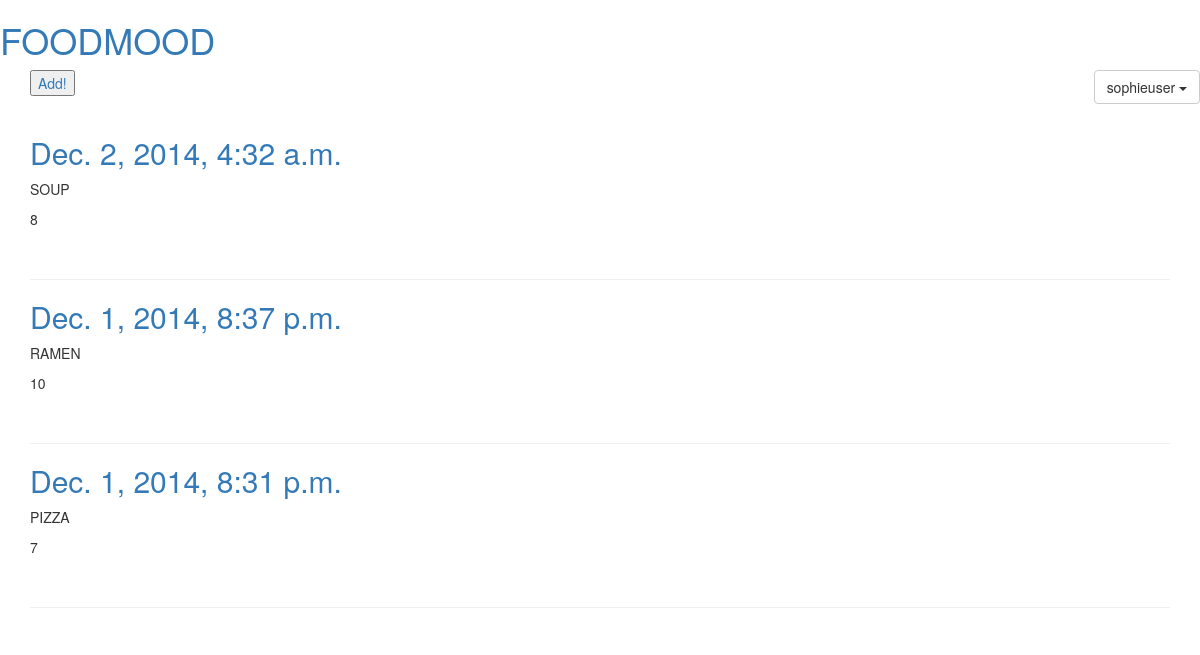
The app's page /food_mood/entries/ (signed in), older data.
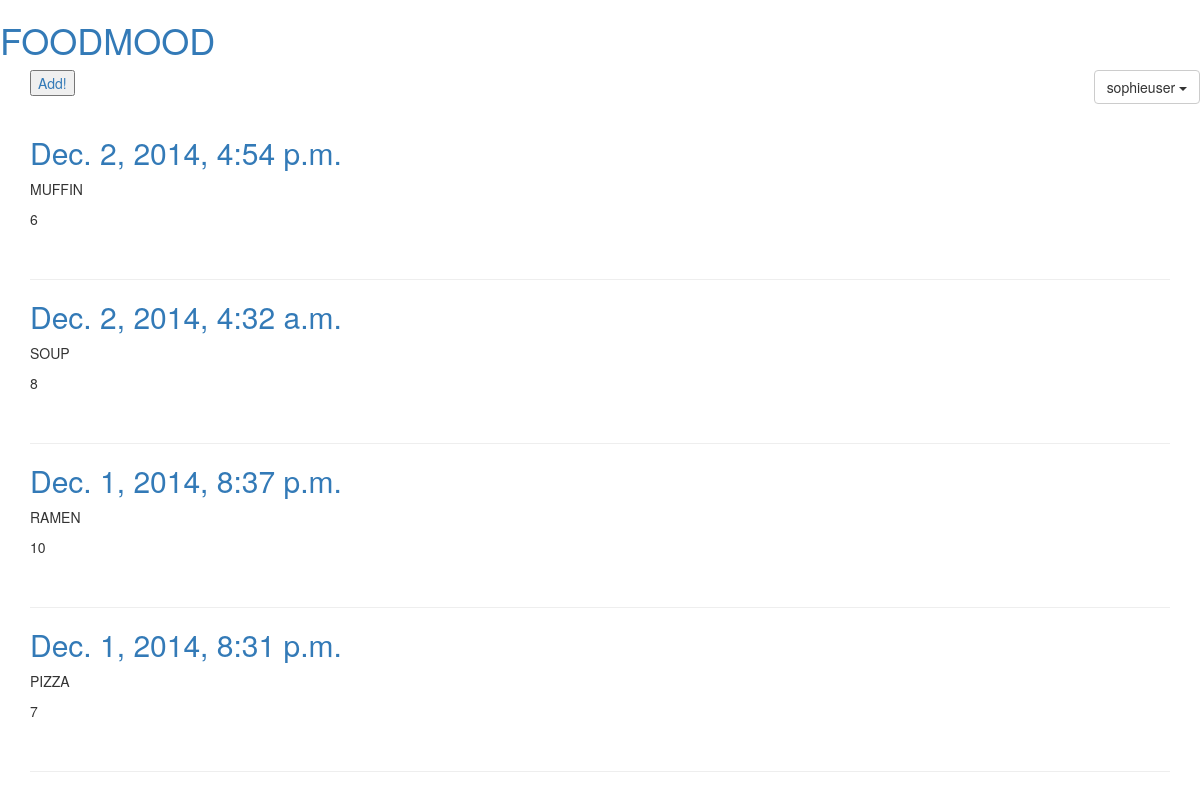
The same page, newer data.
### food_mood/models.py (models this page shows, shortened)
class Entry(models.Model):
    meal = models.IntegerField(default=1)   #number of the meal, 1 for first, etc
    food = models.CharField(max_length=200)
    mood = models.IntegerField(default=10)  #mood from 1 sucky to 10 the best
    pub_date = models.DateTimeField('date published', auto_now_add=True)
    eater = models.ForeignKey(User, blank=True, null=True, on_delete=models.SET_NULL, related_name='entries')

### food_mood/views.py (the view)
class EntryView(generic.ListView):
    template_name = 'food_mood/entries.html'
    context_object_name = 'foodmood_list'
    def get_queryset(self):
        return Entry.objects.filter(eater = self.request.user).order_by('-pub_date')

### templates/food_mood/entries.html
{% extends 'food_mood/base.html' %}
{% block content %}
	<a href="add"><button type="button" class="btn-add">Add!</button></a><br /><br />
	{% for entry in foodmood_list %}
	<section class="entry">
	<h2><a href="{% url 'food_mood:entry' entry.id %}">{{ entry.pub_date }}</a></h2>
		<p>{{ entry.food | upper }}</p>
		<p>{{ entry.mood }}</p>
		<br />
		<hr>
	</section>
	{% endfor %}
{% endblock %}

Row changes from the older to the newer data that the page shows:
added Entry: pub_date "Dec. 2, 2014, 4:54 p.m.", food "MUFFIN", mood "6"
